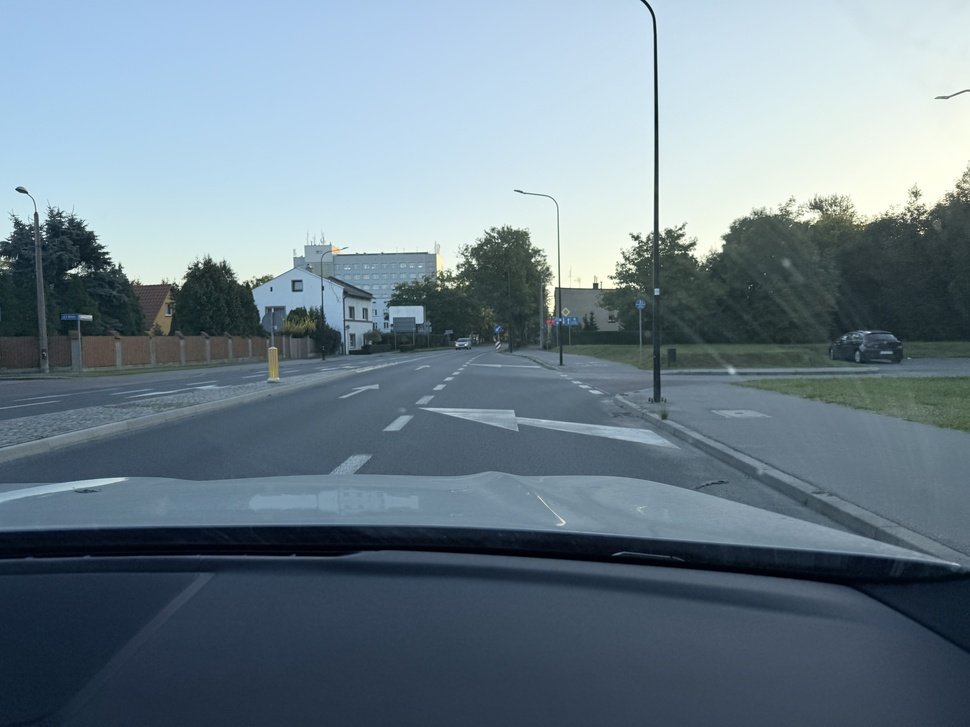
#> input picture test-photos/IMG_3100.JPG, 970 x 727 px, shrunk from 5712 x 4284 before the run
$ python -i process_frame_rgb.py   (imports and definitions only)
#> lines starting #> are read from the running program, lines starting #| are printed output that depends on the picture; after the words box and inside, x2 and y2 are one past the last pixel; in counts of white or black regions, pixels touching at a corner belong together
#> further down, picture is the input picture: shape (727, 970, 3); mean B, G, R 140.9, 129.2, 111.1
import cv2 as cv
import numpy as np
from collections import deque

class LaneDetector:
    def __init__(self, history_len=5):
        self.left_history = deque(maxlen=history_len)
        self.right_history = deque(maxlen=history_len)

    def process(self, frame):
        """
        Wykonuje detekcję linii na obrazie.
        Zwraca: (frame_with_overlay, offset, status)
        """
        left_lines, right_lines, roi_debug = self.detect_black_lines(frame)
        left_poly_raw = self.average_line(left_lines) if len(left_lines) > 0 else None
        right_poly_raw = self.average_line(right_lines) if len(right_lines) > 0 else None

        # wygładzenie wyników
        left_poly = self.smooth_poly(self.left_history, left_poly_raw)
        right_poly = self.smooth_poly(self.right_history, right_poly_raw)

        output = frame.copy()
        output, status, offset = self.draw_guideline(output, left_poly, right_poly)

        return output, offset, status

    def detect_black_lines(self, frame):
        hsv = cv.cvtColor(frame, cv.COLOR_BGR2HSV)
#> hsv: shape (727, 970, 3); mean H, S, V 97.1, 71.7, 142.2

        lower_black = np.array([0, 0, 0], dtype="uint8")
        upper_black = np.array([180, 50, 80], dtype="uint8")
        mask = cv.inRange(hsv, lower_black, upper_black)
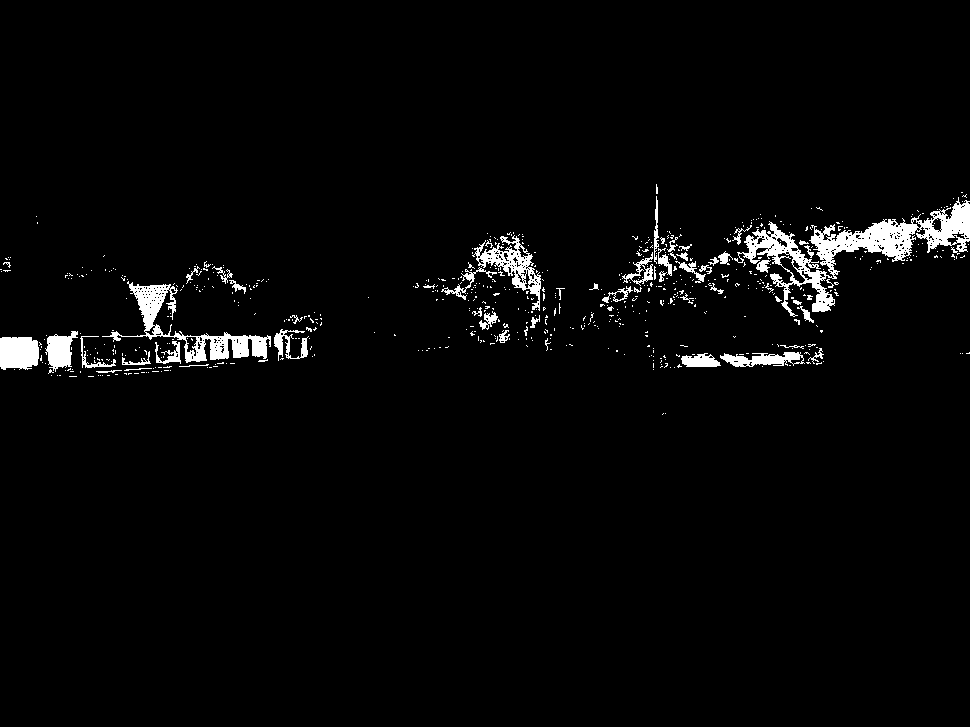
#> mask: shape (727, 970); 2.8% white; 663 white regions (604 under 20 px), largest, box (x1, y1, x2, y2) and area: (734, 197, 970, 317) 6484, (102, 281, 271, 363) 2875, (472, 235, 541, 311) 1449

        height, width = mask.shape
        roi_mask = np.zeros_like(mask)

        top_width = int(width * 0.3)
        bottom_width = width
        top_y = int(height * 0.5)
        bottom_y = height

        vertices = np.array([[
            ((width - top_width) // 2, top_y),
            ((width + top_width) // 2, top_y),
            (bottom_width, bottom_y),
            (0, bottom_y)
        ]], dtype=np.int32)

        roi_debug = cv.cvtColor(mask, cv.COLOR_GRAY2BGR)
        cv.polylines(roi_debug, [vertices], isClosed=True, color=(255, 0, 0), thickness=2)
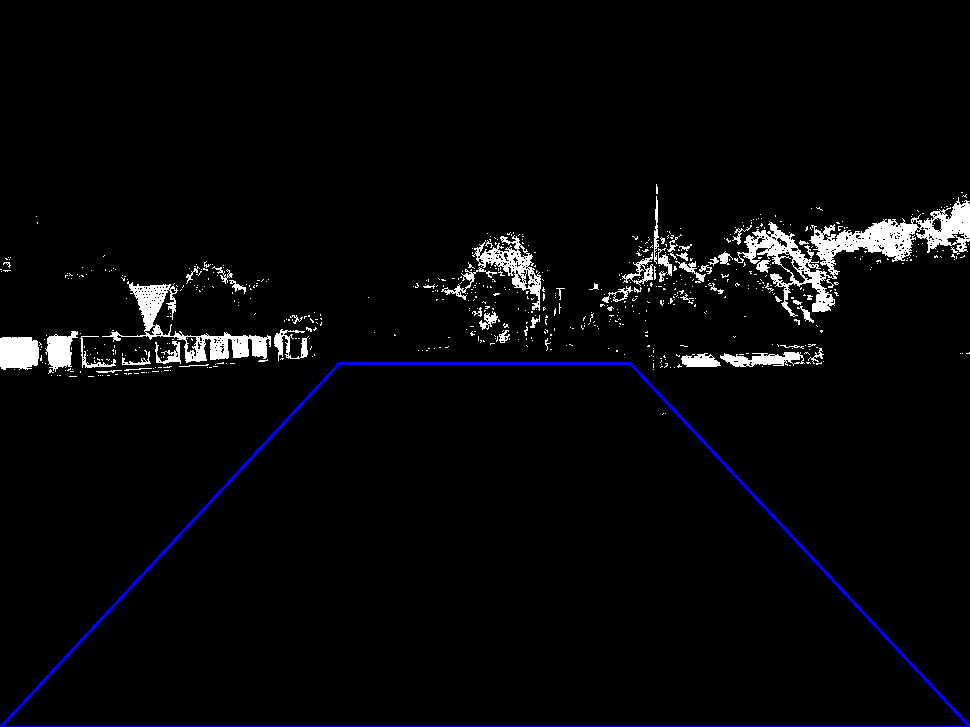
#> roi_debug: shape (727, 970, 3); mean B, G, R 9, 7.2, 7.2

        cv.fillPoly(roi_mask, vertices, 255)
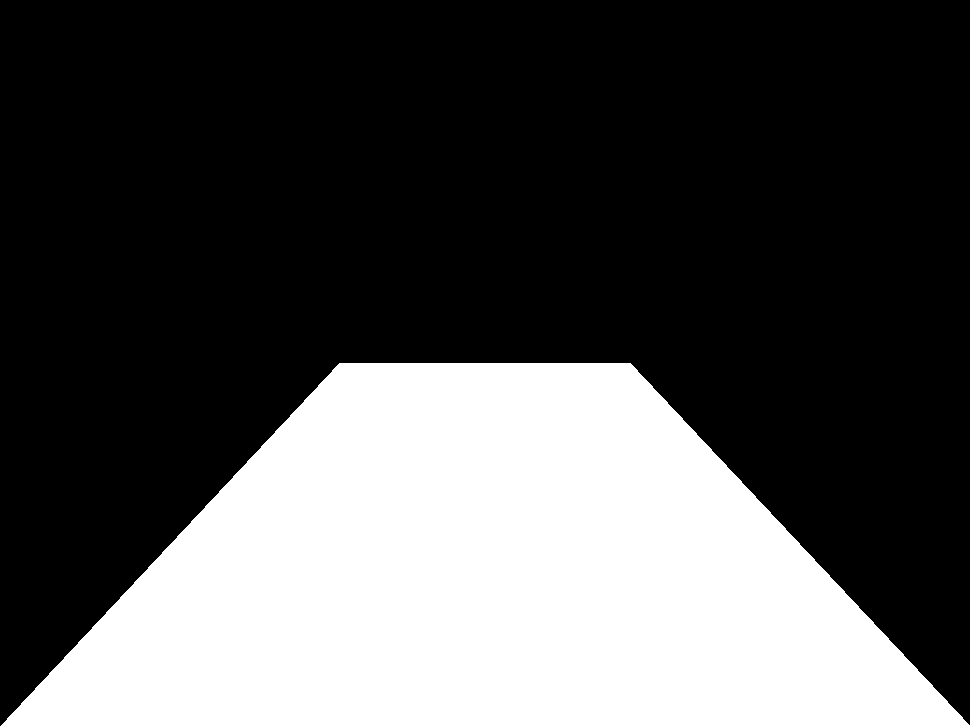
#> roi_mask: shape (727, 970); 32.6% white; 1 white region, box (x1, y1, x2, y2) and area: (0, 363, 970, 727) 229853
        roi = cv.bitwise_and(mask, roi_mask)
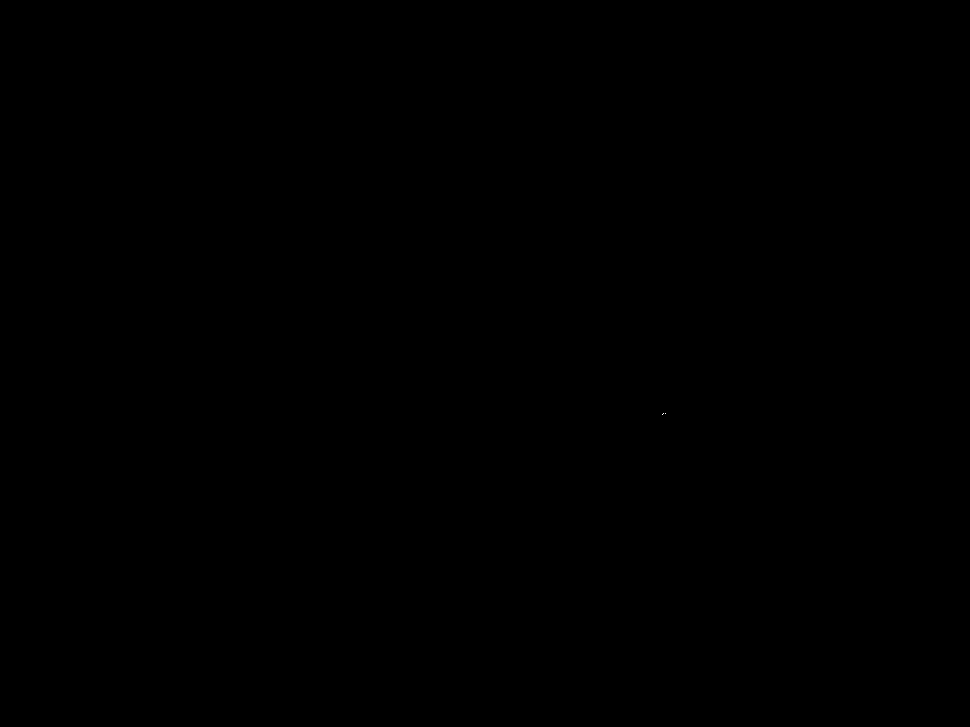
#> roi: shape (727, 970); 0% white in thin lines or dots, all inside (x1, y1, x2, y2) = (662, 413, 666, 415)

        kernel = np.ones((3, 3), np.uint8)
        roi = cv.erode(roi, kernel, iterations=1)
#> roi: shape (727, 970); every value is 0
        roi = cv.dilate(roi, kernel, iterations=2)

        edges = cv.Canny(roi, 50, 150)

        lines = cv.HoughLinesP(edges, 1, np.pi/180, 50, minLineLength=50, maxLineGap=20)
#> lines = None
#> in process, `left_lines, right_lines, roi_debug = self.detect_black_lines(frame)`: left_lines = []

        left_lines, right_lines = [], []
        if lines is not None:
            for line in lines:
                for x1, y1, x2, y2 in line:
                    slope = (y2 - y1) / (x2 - x1 + 0.0001)
                    if abs(slope) < 0.5:
                        continue
                    if (x1 + x2) / 2 < width / 2:
                        left_lines.append((x1, y1, x2, y2))
                    else:
                        right_lines.append((x1, y1, x2, y2))
        return left_lines, right_lines, roi_debug

    def smooth_poly(self, history, new_poly):
        if new_poly is not None:
            history.append(new_poly)
            return np.mean(history, axis=0)
        else:
            return None

    # [9 lines left out: function average_line, not called in this run]

    def draw_guideline(self, frame, left_poly, right_poly):
        height, width, _ = frame.shape
        y1 = int(height * 0.5)
        y2 = height

        center_status = "NO LINES"
        offset = None

        if left_poly is not None and right_poly is not None:
            left_x1 = int(left_poly[0] * y1 + left_poly[1])
            left_x2 = int(left_poly[0] * y2 + left_poly[1])
            right_x1 = int(right_poly[0] * y1 + right_poly[1])
            right_x2 = int(right_poly[0] * y2 + right_poly[1])

            mid_x1 = (left_x1 + right_x1) // 2
            mid_x2 = (left_x2 + right_x2) // 2

            cv.line(frame, (mid_x1, y1), (mid_x2, y2), (0, 0, 255), 3)
            cv.line(frame, (left_x1, y1), (left_x2, y2), (0, 255, 0), 2)
            cv.line(frame, (right_x1, y1), (right_x2, y2), (0, 255, 0), 2)

            mid_screen = width // 2
            offset = mid_x2 - mid_screen

            if abs(offset) < width * 0.05:
                center_status = "CENTER"
            elif offset < 0:
                center_status = "LEFT"
            else:
                center_status = "RIGHT"
        elif left_poly is not None:
            center_status = "LEFT (ONLY LEFT LINE)"
        elif right_poly is not None:
            center_status = "RIGHT (ONLY RIGHT LINE)"

        return frame, center_status, offset

>>> import cv2
>>> picture = cv2.imread('../test-photos/IMG_3100.JPG')
>>> result = LaneDetector().process(picture)
#> in process, `output, status, offset = self.draw_guideline(output, left_poly, right_..`: status = 'NO LINES'

$ run again, on test-photos/IMG_3123.JPG
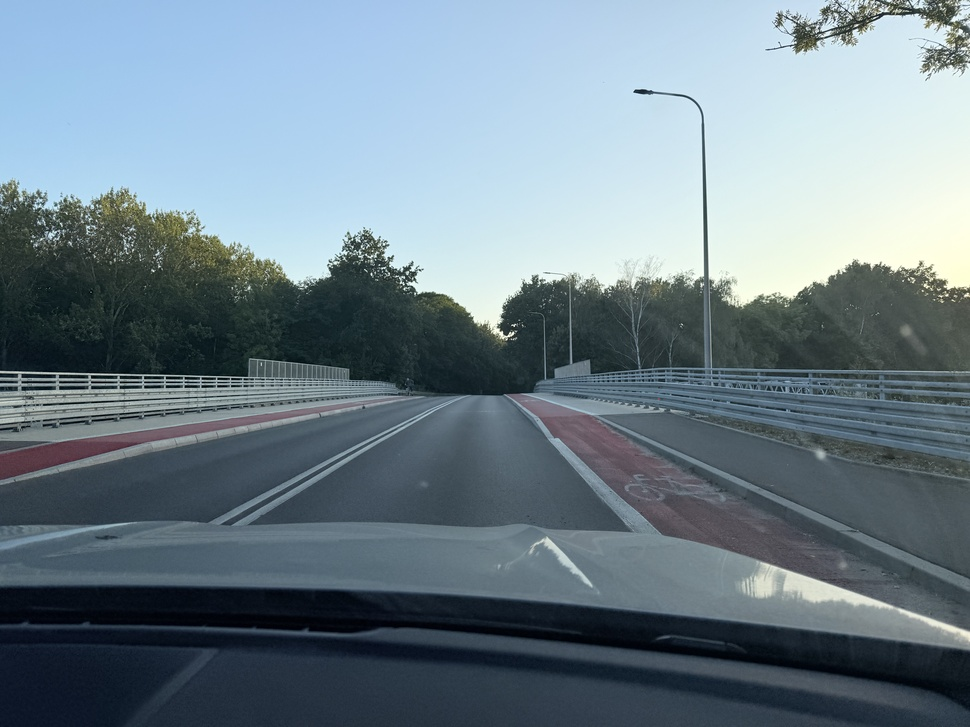
#> input picture test-photos/IMG_3123.JPG, 970 x 727 px, shrunk from 5712 x 4284 before the run
#> picture is the input picture: shape (727, 970, 3); mean B, G, R 138.4, 128.4, 111.4
#> hsv: shape (727, 970, 3); mean H, S, V 97, 67.8, 139.9
#> in detect_black_lines, `mask = cv.inRange(hsv, lower_black, upper_black)`:
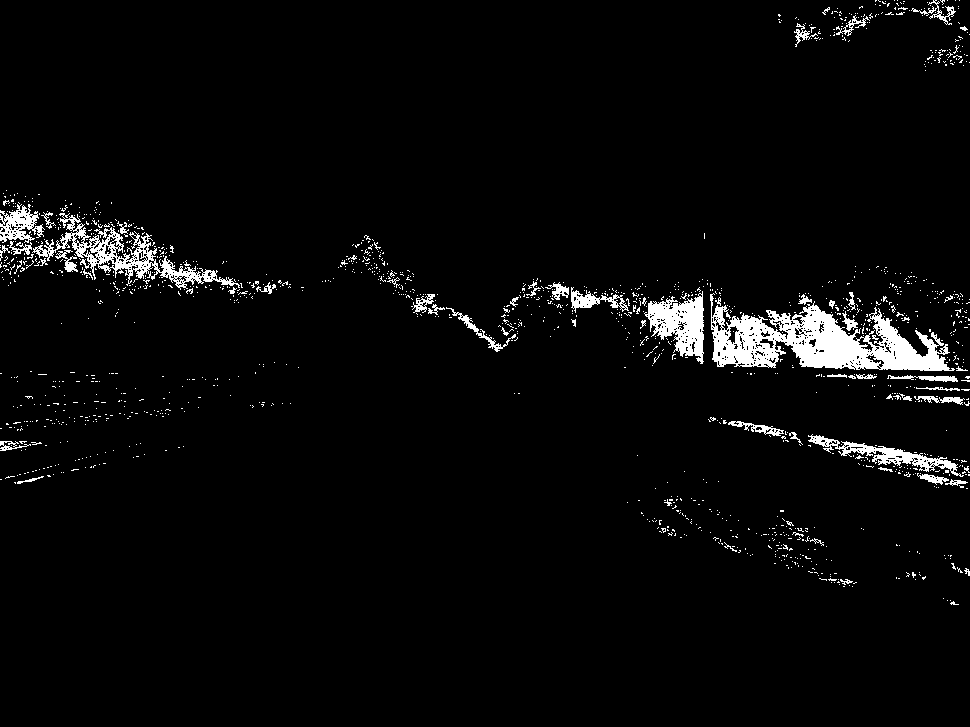
#> mask: shape (727, 970); 3.6% white; 1451 white regions (1389 under 20 px), largest, box (x1, y1, x2, y2) and area: (710, 293, 955, 371) 8771, (32, 213, 240, 290) 3230, (644, 291, 704, 364) 2272
#> in detect_black_lines, `cv.polylines(roi_debug, [vertices], isClosed=True, color=(255, 0, 0), ..`:
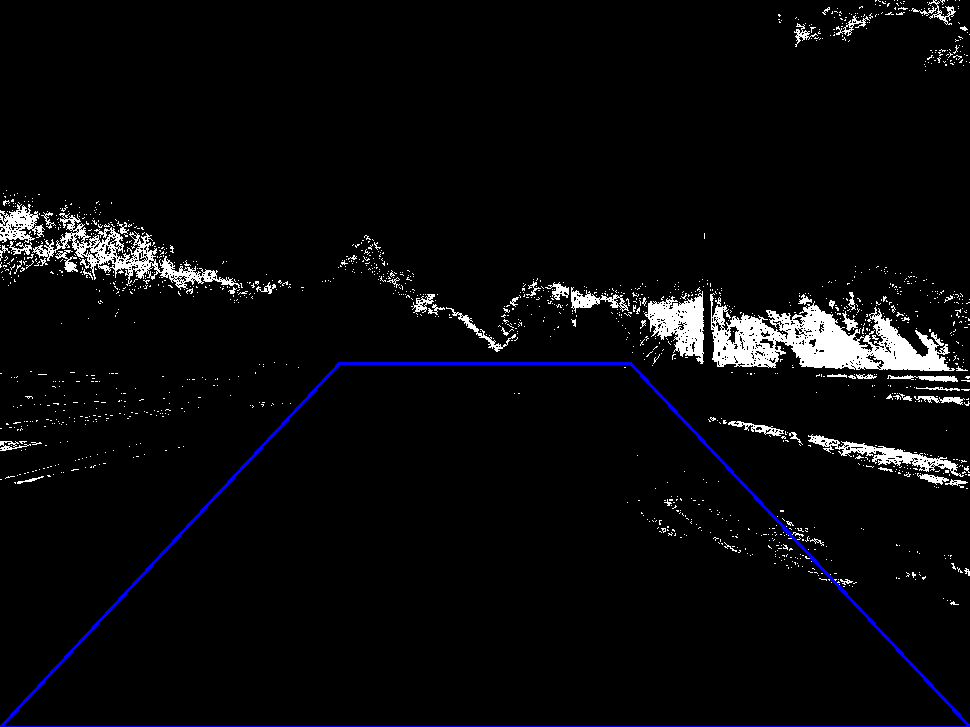
#> roi_debug: shape (727, 970, 3); mean B, G, R 10.9, 9.1, 9.1
#> roi_mask: shape (727, 970); 32.6% white; 1 white region, box (x1, y1, x2, y2) and area: (0, 363, 970, 727) 229853
#> lines = None
#> left_lines = []
#> status = 'NO LINES'

$ run again, on test-photos/IMG_3125.JPG
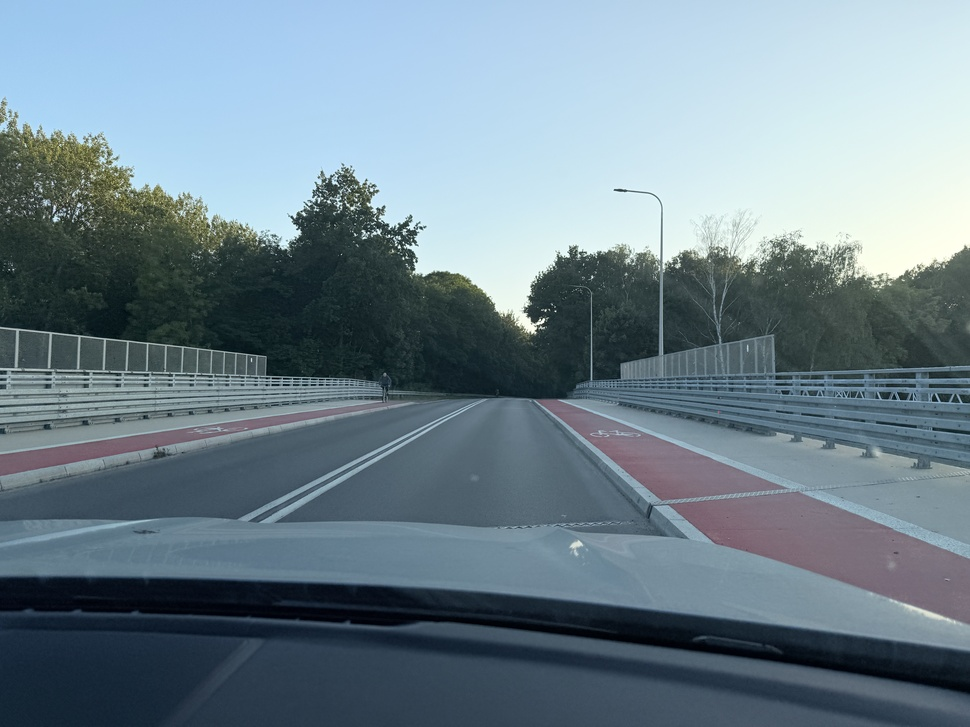
#> input picture test-photos/IMG_3125.JPG, 970 x 727 px, shrunk from 5712 x 4284 before the run
#> picture is the input picture: shape (727, 970, 3); mean B, G, R 141.7, 131, 111.9
#> hsv: shape (727, 970, 3); mean H, S, V 98.5, 71.1, 143.1
#> in detect_black_lines, `mask = cv.inRange(hsv, lower_black, upper_black)`:
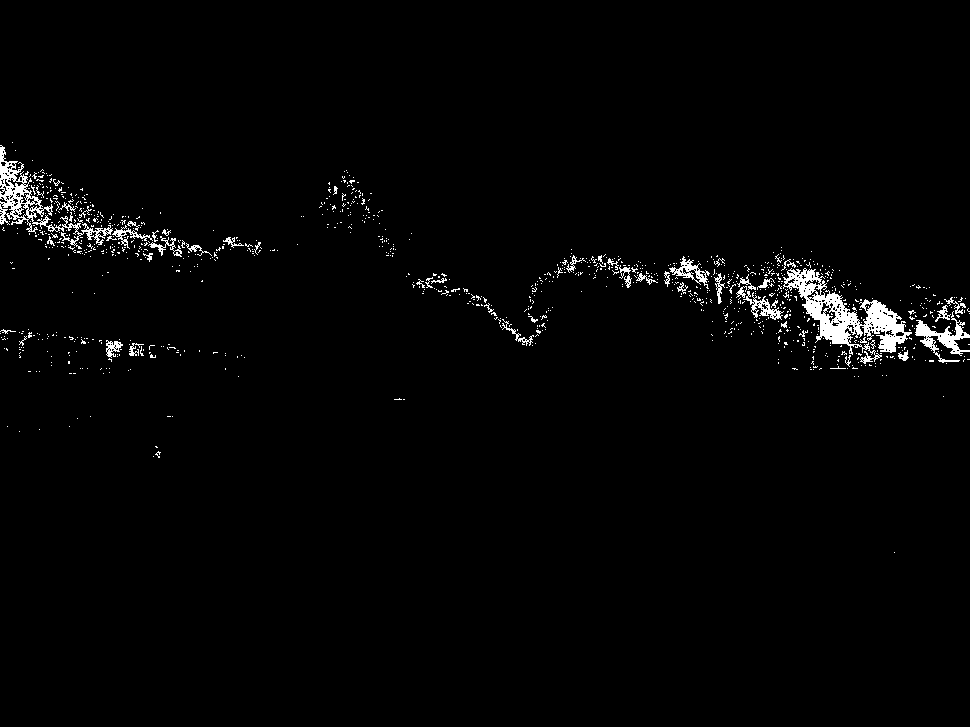
#> mask: shape (727, 970); 1.8% white; 1055 white regions (1001 under 20 px), largest, box (x1, y1, x2, y2) and area: (783, 268, 912, 364) 3772, (0, 145, 113, 249) 1978, (915, 311, 970, 363) 890
#> in detect_black_lines, `cv.polylines(roi_debug, [vertices], isClosed=True, color=(255, 0, 0), ..`:
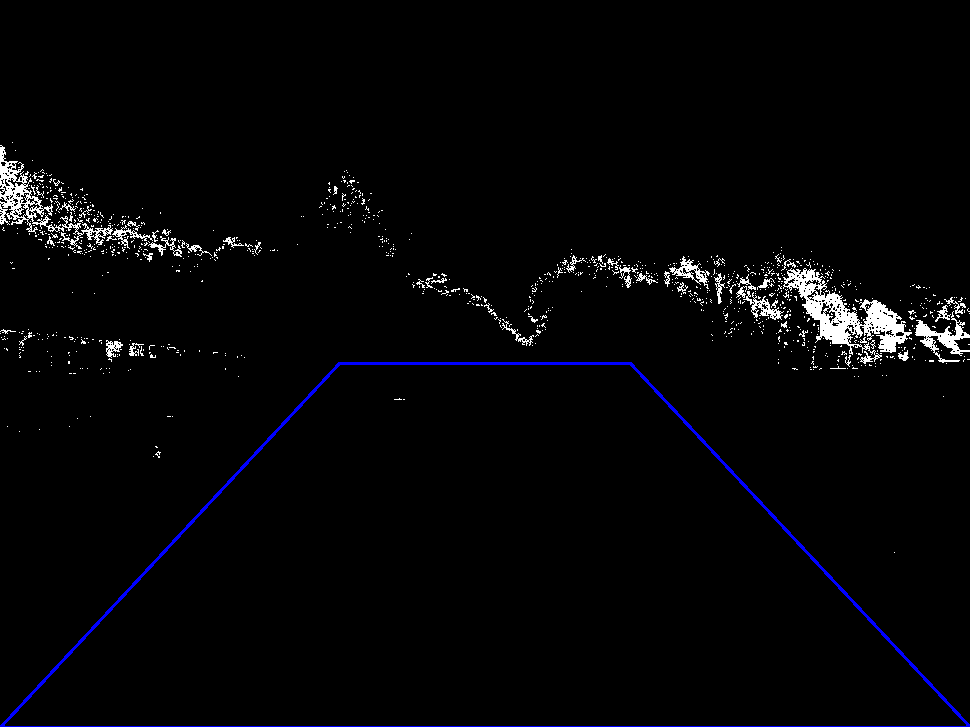
#> roi_debug: shape (727, 970, 3); mean B, G, R 6.5, 4.7, 4.7
#> roi_mask: shape (727, 970); 32.6% white; 1 white region, box (x1, y1, x2, y2) and area: (0, 363, 970, 727) 229853
#> lines = None
#> left_lines = []
#> status = 'NO LINES'
